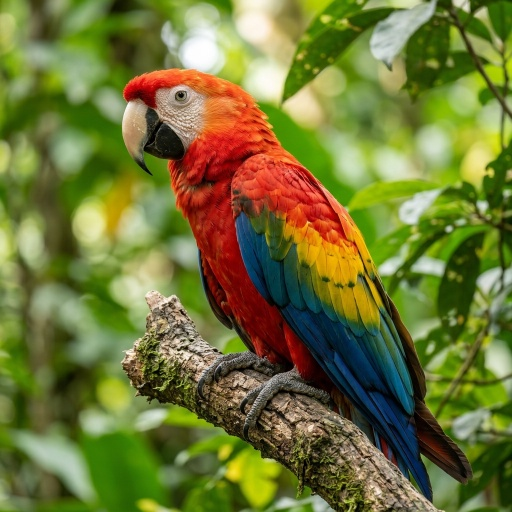
#> input picture public/roji/image.jpeg, 512 x 512 px
$ python histogram_stretching.py
#> lines starting #> are read from the running program, lines starting #| are printed output that depends on the picture
# Question 13: Implement Histogram Stretching
import cv2
import matplotlib.pyplot as plt
# Read image in grayscale
image = cv2.imread("image.jpeg", cv2.IMREAD_GRAYSCALE)
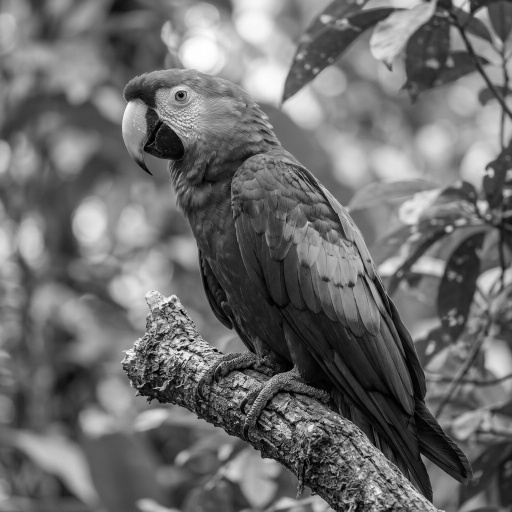
#> image: shape (512, 512); min 0, max 255, mean 109.1
# Find minimum and maximum pixel values
min_val = image.min()
#> min_val = 0
max_val = image.max()
#> max_val = 255
stretched = ((image - min_val) /
             (max_val - min_val) * 255).astype("uint8")
# Display images
plt.figure(figsize=(10, 8))
plt.subplot(2, 2, 1)
plt.imshow(image, cmap="gray")
plt.title("Original Image")
plt.axis("off")
plt.subplot(2, 2, 2)
plt.imshow(stretched, cmap="gray")
plt.title("Stretched Image")
plt.axis("off")
# Original histogram
plt.subplot(2, 2, 3)
plt.hist(image.ravel(), 256, [0, 256])
plt.title("Original Histogram")
# Stretched histogram
plt.subplot(2, 2, 4)
plt.hist(stretched.ravel(), 256, [0, 256])
plt.title("Stretched Histogram")
plt.tight_layout()
plt.show()
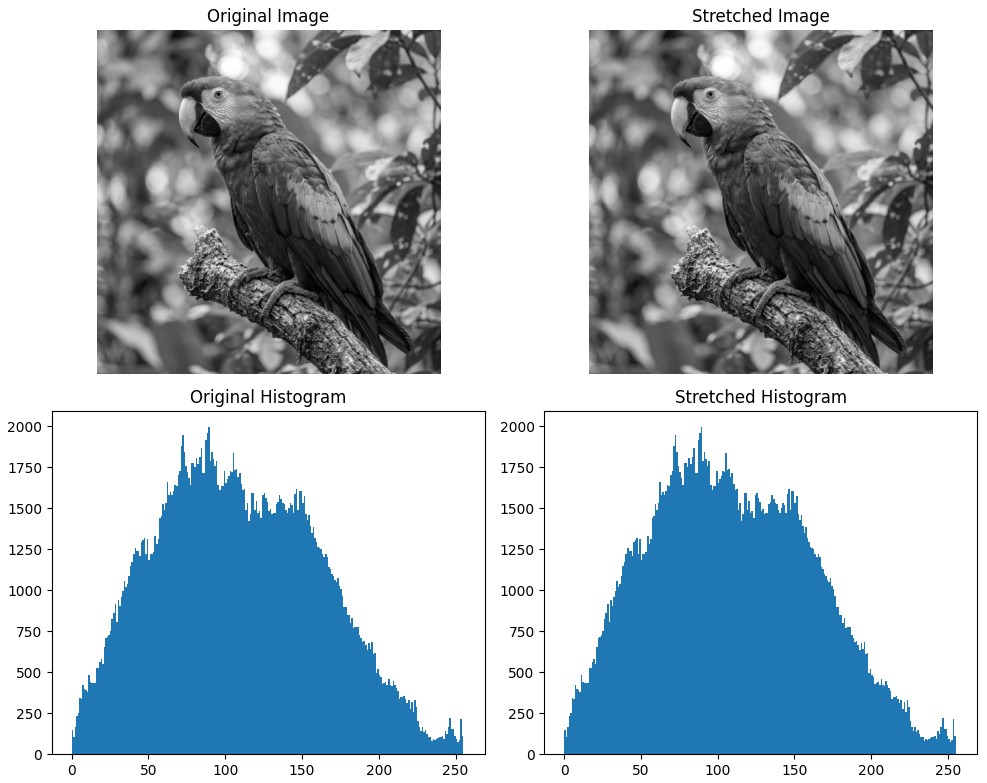
#> figure drawn by matplotlib, 4 panels; panel 3: tallest bar 1992 high, from x = 89 to 90; panel 4: tallest bar 1992 high, from x = 89 to 90
